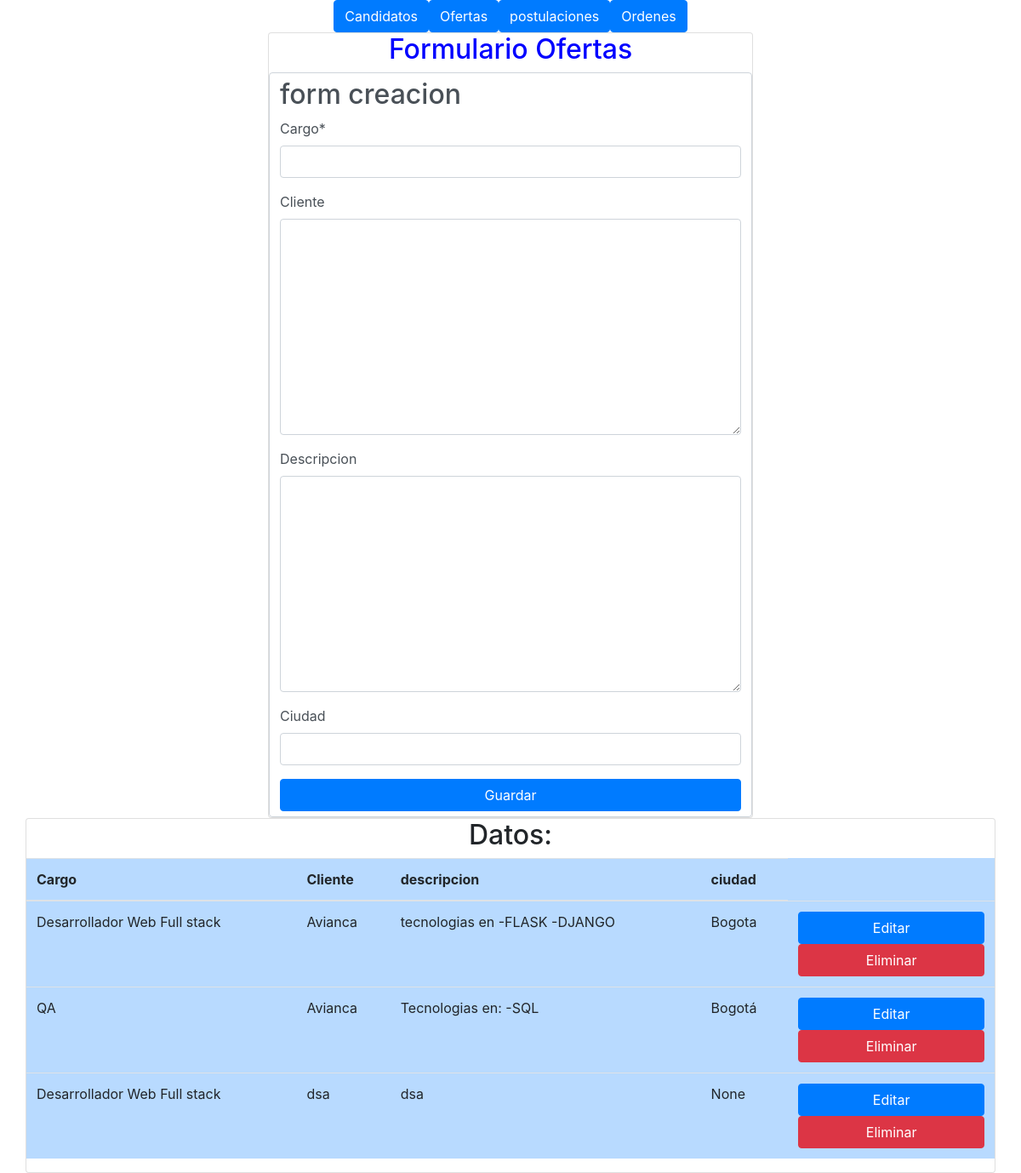
Screenshot of /contratacion/crear_oferta/ with the database file from the repository.
### contratacion/models.py (models this page shows, shortened)
class OfertaLaboral(models.Model):
    cargo = models.CharField(max_length=100)
    cliente = models.TextField(blank=True, null=True)
    descripcion = models.TextField(blank=True, null=True)
    ciudad = models.CharField(max_length=100, blank=True, null=True)
    class Meta:
        verbose_name = "Oferta Laboral"
        verbose_name_plural = "Ofertas Laborales"

### contratacion/views.py (the view, shortened to what this page needs)
# urls.py: path('crear_oferta/', views.CrearOferta.as_view(), name='crear_oferta'),
class CrearOferta(generic.CreateView):
    model = m.OfertaLaboral
    form_class = f.OfertaForm
    template_name = 'oferta_list.html'
    def get_context_data(self, **kwargs):
        kwargs.update({
            'form1': self.get_form(),
            'ofertas': m.OfertaLaboral.objects.all(),
        })
        return super().get_context_data(**kwargs)

### contratacion/forms.py
class OfertaForm(forms.ModelForm):
    class Meta:
        model = m.OfertaLaboral
        fields = '__all__'

### contratacion/templates/oferta_list.html (shortened to what this page needs)
{% load static %}
{% load crispy_forms_tags %}
<!DOCTYPE html>
<html lang="en">
<head>
    <link rel="stylesheet" href="https://cdn.jsdelivr.net/npm/bootstrap@4.0.0/dist/css/bootstrap.min.css">
</head>
<body class="container">
    <div class="row d-flex justify-content-center">
        <a class="btn btn-primary" href="{% url 'contratacion:crear_candidato' %}">Candidatos</a>
        <a class="btn btn-primary"  href="{% url 'contratacion:crear_oferta' %}">Ofertas</a>
        <a class="btn btn-primary"  href="{% url 'contratacion:crear_postulacion' %}">postulaciones</a>
        <a class="btn btn-primary"  href="{% url 'contratacion:crear_orden' %}">Ordenes</a>
    </div>
    <div class="row  d-flex justify-content-center">
        <div class="card w-50">
                <div class="h2 text-center w-100" style="color: blue">Formulario Ofertas</div>
                <form method="POST"
                    {% if form2 %}
                    action="{% url 'contratacion:editar_oferta' object.id %}"
                    {% else %}
                    action="{% url 'contratacion:crear_oferta' %}"
                    {% endif %}
                    class="form-control">
                        {% if form2 %}
                        <div class="h2"> form Actualizacion</div>
                        {{ form2|crispy }}
                        {% else %}
                        <div class="h2"> form creacion</div>
                        {{ form1|crispy }}
                        {% endif %}
                        <div class="d-flex justify-content-center">
                            <button type="submit" class="btn btn-primary w-100">Guardar</button>
                        </div>
                </form>
            </div>
        </div>
        <div class="row d-flex justify-content-center">
         <div class=" card w-100">
            <h2 class="w-100 d-flex justify-content-center">Datos:</h2>
            <table class="table w-100 table-primary ">
                <thead class="table-primary">
                    <tr>
                        <th>Cargo</th>
                        <th>Cliente</th>
                        <th>descripcion</th>
                        <th>ciudad</th>
                    </tr>
                </thead>
                <tbody>
                    {% for candidato in ofertas %}
                    <tr>
                        <td>{{ candidato.cargo }}</td>
                        <td>{{ candidato.cliente }}</td>
                        <td>{{ candidato.descripcion }}</td>
                        <td>{{ candidato.ciudad }}</td>
                        <td>
                            <a  class="btn btn-primary w-100" href="{% url 'contratacion:editar_oferta' candidato.id %}" >Editar</a>
                            <form action="{% url 'contratacion:eliminar_oferta' candidato.id %}" method="post" style="display:inline;">
                                <button type="submit" class="btn btn-danger w-100" onclick="return confirm('¿Estás seguro de que quieres eliminar este producto?');">Eliminar</button>
                            </form>
                        </td>
                    </tr>
                    {% endfor %}
                </tbody>
            </table>
         </div>
    </div>
</body>
</html>

### rows the page displays
OfertaLaboral: cargo "Desarrollador Web Full stack", cliente "Avianca", descripcion "tecnologias en -FLASK -DJANGO", ciudad "Bogota"
OfertaLaboral: cargo "QA", cliente "Avianca", descripcion "Tecnologias en: -SQL", ciudad "Bogotá"
OfertaLaboral: cargo "Desarrollador Web Full stack", cliente "dsa", descripcion "dsa", ciudad "None"
